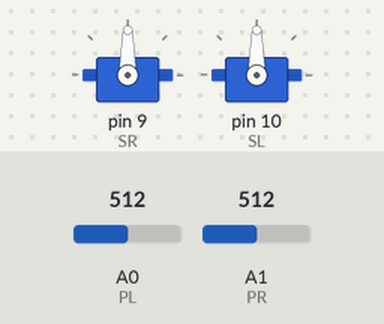
A sketch run on a simulated Arduino Uno, built with avr-gcc and run on an emulated ATmega328P. On the bench: 2 × servo. Inputs (shaded band) come from the test bench; at power-on: A0 (PL) = 512, A1 (PR) = 512.

Above: at 1.2 s.
1.3 s: A0 (PL) set to 716
At 2.3 s:
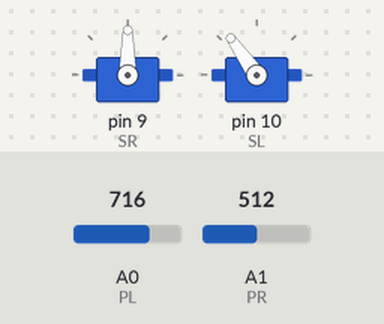
2.8 s: A1 (PR) set to 716
At 3.2 s:
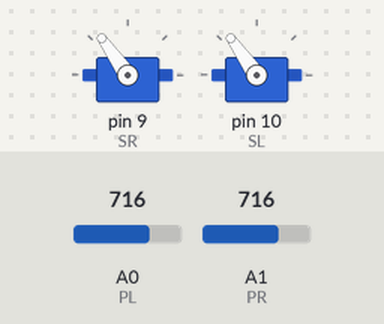
4.3 s: A0 (PL) set to 900
At 4.9 s:
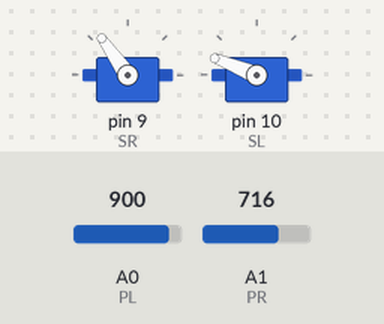
5.8 s: A1 (PR) set to 900
At 7.0 s:
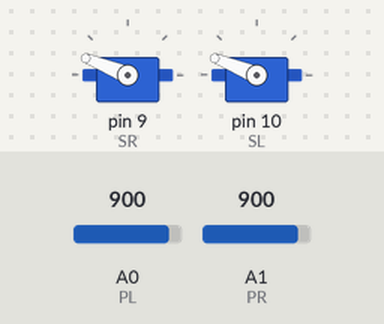
7.3 s: A0 (PL) set to 1023
At 8.0 s:
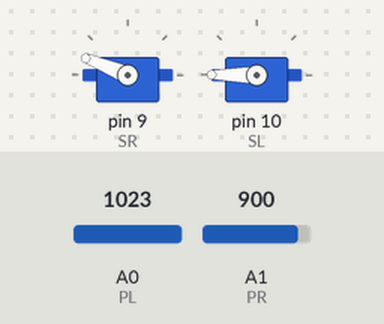
8.8 s: A1 (PR) set to 1023
At 10.1 s:
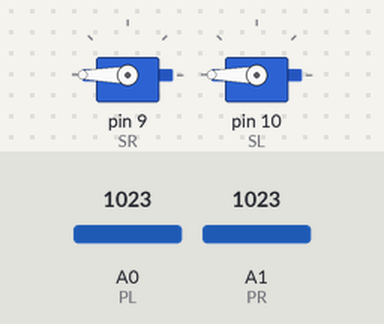
Timing chart, 0 to 11.3 s (numbered marks = the images above; inputs shaded):
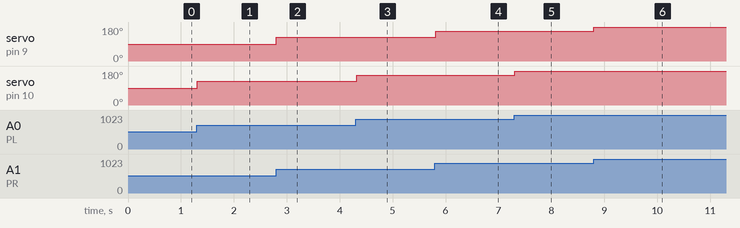

The sketch:

Code.ino
```cpp
#include <Servo.h>

Servo SR;
Servo SL;

int PR = 1;
int PL = 0;
int potmeter;

void setup()
{
  SR.attach(9);
  SL.attach(10);
}

void loop()
{
  potmeter = analogRead(PR);
  potmeter = map(potmeter, 0, 1023, 0, 180);
  SR.write(potmeter);
  potmeter = analogRead(PL);
  potmeter = map(potmeter, 0, 1023, 0, 180);
  SL.write(potmeter);
  delay(20);
}
```

Measured:
- after the input at 1.3 s, servo on pin 10 (SL): 90° → 125° at once
- after the input at 2.8 s, servo on pin 9 (SR): 90° → 125° at once
- after the input at 4.3 s, servo on pin 10 (SL): 125° → 158° at once
- after the input at 5.8 s, servo on pin 9 (SR): 125° → 158° at once
- after the input at 7.3 s, servo on pin 10 (SL): 158° → 180° at once
- after the input at 8.8 s, servo on pin 9 (SR): 158° → 180° at once
